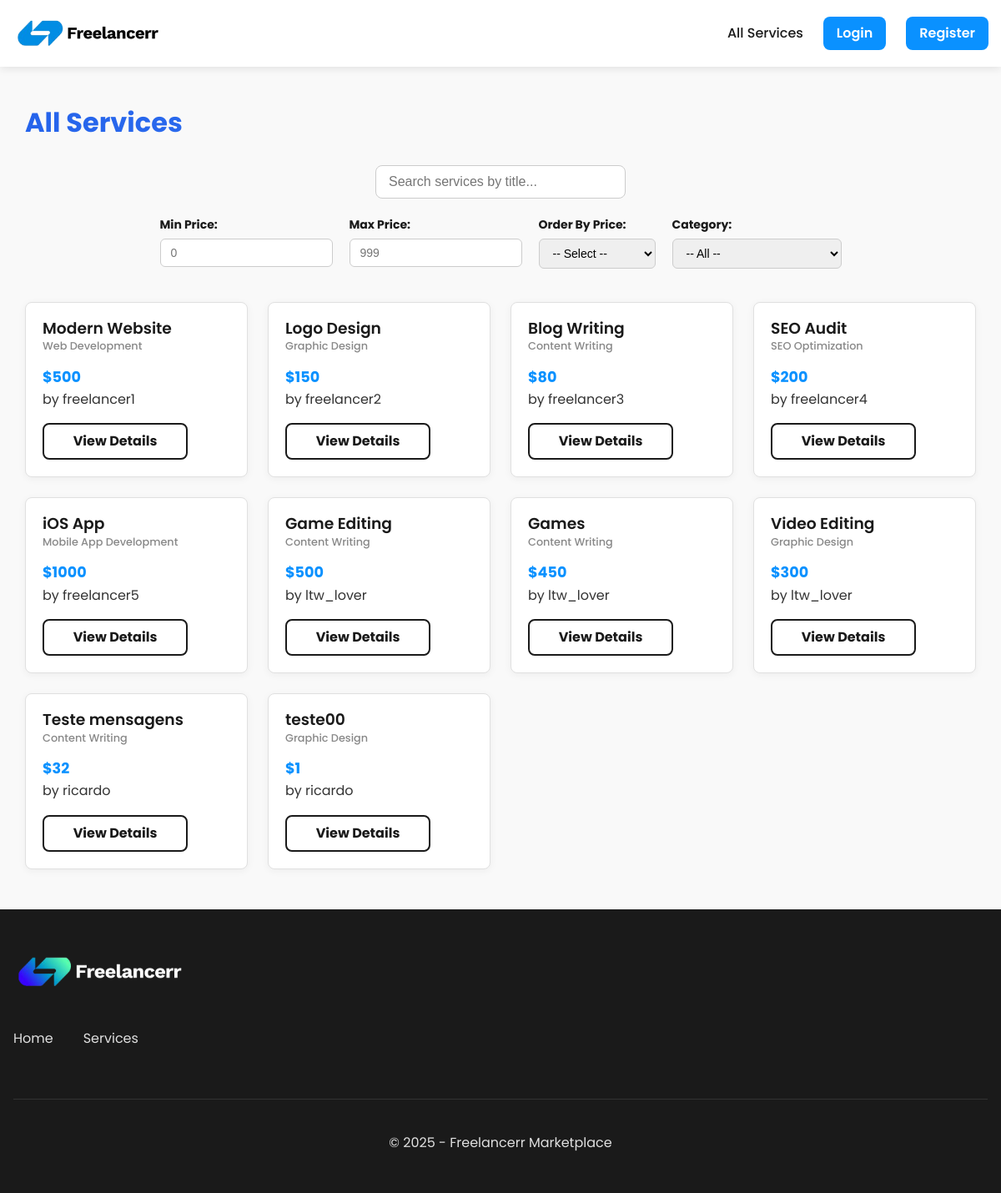
Before: /pages/services/list.php with the older database file.
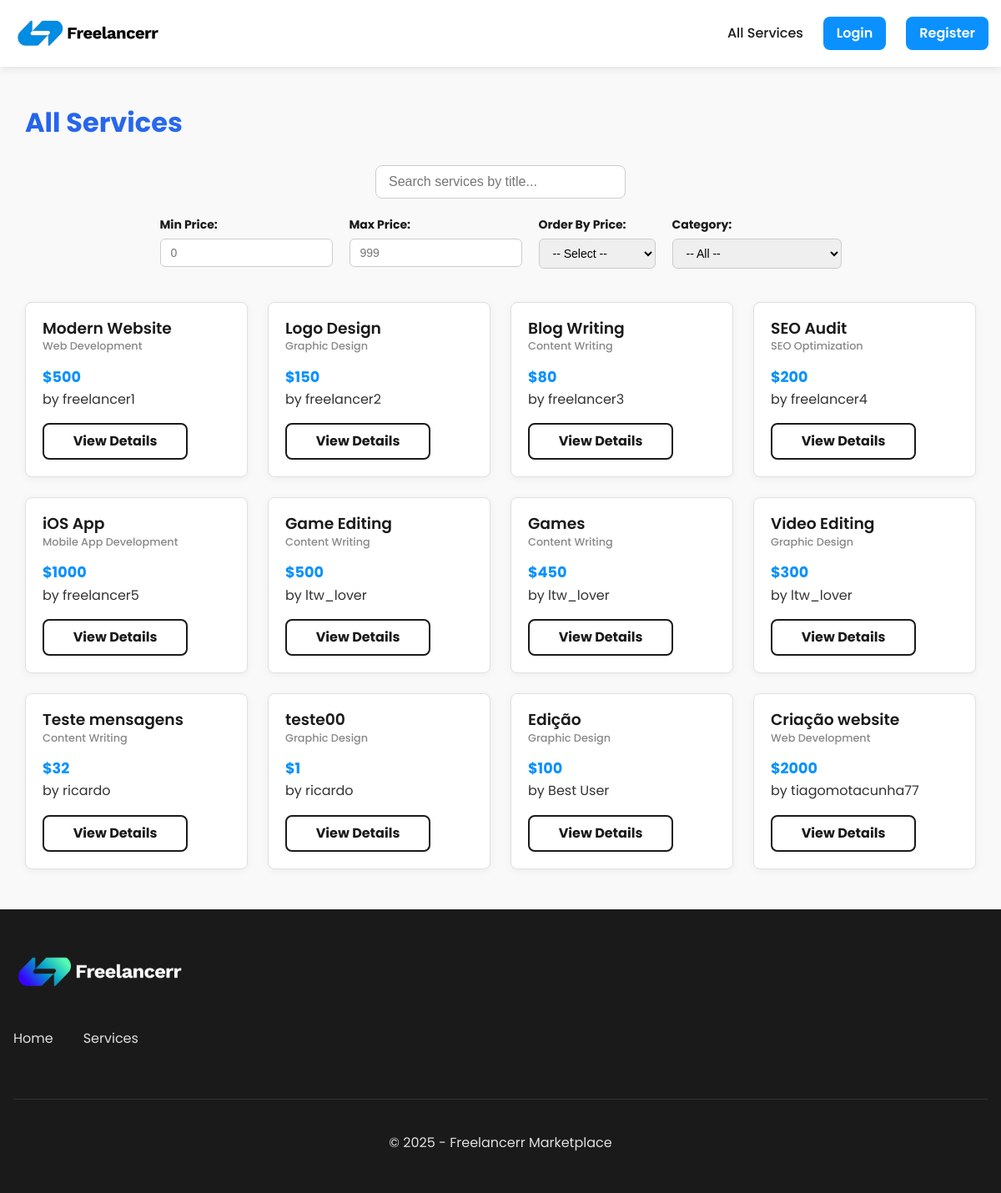
After: the same page with the newer database file.
### tables this page shows
CREATE TABLE Services (
    id INTEGER PRIMARY KEY AUTOINCREMENT,
    freelancer_id INTEGER NOT NULL,
    title TEXT NOT NULL,
    description TEXT NOT NULL,
    category_id INTEGER NOT NULL,
    price REAL NOT NULL,
    delivery_time INTEGER NOT NULL,
    created_at DATETIME DEFAULT CURRENT_TIMESTAMP,
    image_path TEXT,
    video_path TEXT,
    FOREIGN KEY (freelancer_id) REFERENCES Users(id),
    FOREIGN KEY (category_id) REFERENCES Categories(id)
);

CREATE TABLE Categories (
    id INTEGER PRIMARY KEY AUTOINCREMENT,
    name TEXT UNIQUE NOT NULL,
    description TEXT
);

### public/includes/utils.php (called while the page is built, shortened)
<?php
function isLoggedIn() {
    return isset($_SESSION['user_id']);
}
?>

### public/pages/services/list.php (the view, shortened to what this page needs)
<?php
require_once '../../includes/utils.php';
$db = getDB();
$userId = getCurrentUserID() ?? null;
$categoryId = $_GET['category'] ?? null;
$showMine = isset($_GET['mine']) && $_GET['mine'] == 1;
$searchQuery = $_GET['search'] ?? '';
$query = "
    SELECT Services.*, Categories.name AS category_name, Users.username AS freelancer_name
    FROM Services
    JOIN Categories ON Services.category_id = Categories.id
    JOIN Users ON Services.freelancer_id = Users.id
";
$params = [];
$stmt = $db->prepare($query);
$stmt->execute($params);
$services = $stmt->fetchAll(PDO::FETCH_ASSOC);
include_once '../../templates/header.php';
?>
<div class="featured-services">
    <div class="container">
        <?php
        if ($categoryId) {
            $stmt = $db->prepare("SELECT name FROM Categories WHERE id = ?");
            $stmt->execute([$categoryId]);
            $category = $stmt->fetch(PDO::FETCH_ASSOC);
            if ($category) {
                echo '<h1 class="gradient-heading">' . htmlspecialchars($category['name']) . '</h1>';
                ?>
                <div class="search-bar">
                    <input type="text" id="serviceSearch" placeholder="Search services by title..." value="<?php echo htmlspecialchars($searchQuery); ?>">
                </div>
                <form id="filterForm" class="service-filters">
                    <div>
                        <label for="min_price">Min Price:</label>
                        <input type="number" id="min_price" placeholder="0">
                    </div>
                    <div>
                        <label for="max_price">Max Price:</label>
                        <input type="number" id="max_price" placeholder="999">
                    </div>
                    <div>
                        <label for="order">Order By Price:</label>
                        <select id="order">
                            <option value="">-- Select --</option>
                            <option value="asc">Low to High</option>
                            <option value="desc">High to Low</option>
                        </select>
                    </div>
                </form>
                <?php
            }
        } else {
            echo '<h1 class="gradient-heading">All Services</h1>';
            ?>
            <div class="search-bar">
                <input type="text" id="serviceSearch" placeholder="Search services by title..." value="<?php echo htmlspecialchars($searchQuery); ?>">
            </div>
            <form id="filterForm" class="service-filters">
                <div>
                    <label for="min_price">Min Price:</label>
                    <input type="number" id="min_price" placeholder="0">
                </div>
                <div>
                    <label for="max_price">Max Price:</label>
                    <input type="number" id="max_price" placeholder="999">
                </div>
                <div>
                    <label for="order">Order By Price:</label>
                    <select id="order">
                        <option value="">-- Select --</option>
                    </select>
                </div>
                <div>
                    <label for="category">Category:</label>
                    <select id="category">
                        <option value="">-- All --</option>
                    </select>
                </div>
            </form>
            <?php
        }
        ?>
        <?php if (empty($services)): ?>
            <p>No services available yet.
                <?php if (!isLoggedIn()): ?>
                    <a href="<?php echo SITE_URL; ?>/pages/register.php">Register</a> and be the first to offer your services!
                <?php else: ?>
                    <a href="<?php echo SITE_URL; ?>/pages/services/add_job.php">Create a service</a> and be the first to offer your expertise!
                <?php endif; ?>
            </p>
        <?php else: ?>
            <div class="services-grid">
                <?php foreach ($services as $service): ?>
                    <div class="service-card"
                         data-title="<?php echo htmlspecialchars($service['title']); ?>"
                         data-price="<?php echo htmlspecialchars($service['price']); ?>"
                         data-category="<?php echo htmlspecialchars($service['category_id']); ?>">
                        <h3><?php echo htmlspecialchars($service['title']); ?></h3>
                        <p class="service-category"><?php echo htmlspecialchars($service['category_name']); ?></p>
                        <p class="service-price">$<?php echo htmlspecialchars($service['price']); ?></p>
                        <p class="service-freelancer">by <?php echo htmlspecialchars($service['freelancer_name']); ?></p>
                        <a href="<?php echo SITE_URL; ?>/pages/services/view.php?id=<?php echo $service['id']; ?>" class="btn">View Details</a>
                    </div>
                <?php endforeach; ?>
            </div>
        <?php endif; ?>
    </div>
</div>
<?php include_once '../../templates/footer.php'; ?>

### public/templates/header.php (shortened to what this page needs)
<?php
require_once __DIR__ . '/../includes/utils.php';
$currentUser = null;
?>
<!DOCTYPE html>
<html lang="en">
<head>
    <link rel="stylesheet" href="<?php echo SITE_URL; ?>/assets/css/style.css">
    <link rel="stylesheet" href="https://cdnjs.cloudflare.com/ajax/libs/font-awesome/6.4.0/css/all.min.css">
</head>
<body>
    <header>
        <div class="container">
            <a href="<?php echo SITE_URL; ?>/" class="site-title">
                <img src="<?php echo SITE_URL; ?>/assets/images/logo-light.png" alt="Freelance Marketplace Logo" class="logo">
            </a>
            <nav>
                <ul>
                    <li><a href="<?php echo SITE_URL; ?>/pages/services/list.php">All Services</a></li>
                    <?php if(isLoggedIn()): ?>
                        <li><button onclick="window.location.href='<?php echo SITE_URL; ?>/pages/services/add_job.php'" class="add-service">Add Service</button></li>
                        <div class="dropdown">
                            <button class="dropdown-toggle" type="button">
                                ☰ Options
                            </button>
                            <div class="dropdown-menu">
                                <a href="<?php echo SITE_URL; ?>/pages/profile.php">Profile</a>
                                <?php if ($currentUser['is_admin']): ?>
                                  <a href="<?php echo SITE_URL; ?>/pages/admin_tools.php">Admin Tools</a>
                                <?php endif; ?>
                                <a href="<?php echo SITE_URL; ?>/pages/services/list.php?mine=1">My Services</a>
                                <a href="<?php echo SITE_URL; ?>/pages/services/paid_services.php">Paid Services</a>
                                <a href="<?php echo SITE_URL; ?>/pages/logout.php" class="logout-link">Logout</a>
                            </div>
                        </div>
                    <?php else: ?>
                        <li><a href="<?php echo SITE_URL; ?>/pages/login.php" class="auth-link">Login</a></li>
                        <li><a href="<?php echo SITE_URL; ?>/pages/register.php" class="auth-link">Register</a></li>
                    <?php endif; ?>
                </ul>
            </nav>
        </div>
    </header>
    <main>
        <div class="container">

### public/templates/footer.php (shortened to what this page needs)
        </div>
    </main>
    <footer id="footer-1390">
        <div class="cs-container">
            <div class="cs-top">
                <a aria-label="go back to home" class="cs-logo" href="<?php echo SITE_URL; ?>/">
                    <img class="cs-logo-img" loading="lazy" decoding="async" src="<?php echo SITE_URL; ?>/assets/images/logo-dark.png" alt="Freelance Marketplace Logo" width="209" height="40">
                </a>
                <ul class="cs-ul">
                    <li class="cs-li">
                        <a href="<?php echo SITE_URL; ?>/" class="cs-link">Home</a>
                    </li>
                    <li class="cs-li">
                        <a href="<?php echo SITE_URL; ?>/pages/services/list.php" class="cs-link">Services</a>
                </ul>
            </div>
            <div class="cs-bottom">
                <span class="cs-copyright">
                    &copy; <?php echo date('Y'); ?> - <a href="<?php echo SITE_URL; ?>/" class="cs-copyright-link">Freelancerr Marketplace</a>
                </span>
            </div>
        </div>
    </footer>
</body>
</html>

Changed rows visible on the page:
added services: title "Edição", category.name "Graphic Design", price "100", freelancer_name "Best User"
added services: title "Criação website", category.name "Web Development", price "2000", freelancer_name "tiagomotacunha77"
